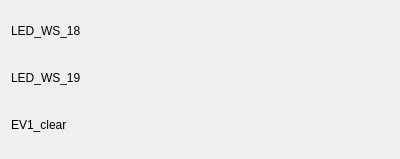
<?xml version="1.0" encoding="UTF-8"?>
<ui version="4.0">
 <class>Form</class>
 <widget class="QWidget" name="Form">
  <property name="geometry">
   <rect>
    <x>0</x>
    <y>0</y>
    <width>400</width>
    <height>159</height>
   </rect>
  </property>
  <property name="windowTitle">
   <string>Form</string>
  </property>
  <layout class="QVBoxLayout" name="verticalLayout">
   <item>
    <layout class="QHBoxLayout" name="horizontalLayout_6">
     <item>
      <widget class="QLabel" name="label_7">
       <property name="maximumSize">
        <size>
         <width>16777215</width>
         <height>20</height>
        </size>
       </property>
       <property name="text">
        <string>LED_WS_18</string>
       </property>
      </widget>
     </item>
     <item>
      <widget class="QEBitStatus" name="qebitstatus_4">
       <property name="minimumSize">
        <size>
         <width>61</width>
         <height>41</height>
        </size>
       </property>
       <property name="maximumSize">
        <size>
         <width>61</width>
         <height>41</height>
        </size>
       </property>
       <property name="numberOfBits">
        <number>1</number>
       </property>
       <property name="shape">
        <enum>QBitStatus::Circle</enum>
       </property>
       <property name="offColour">
        <color>
         <red>0</red>
         <green>70</green>
         <blue>0</blue>
        </color>
       </property>
       <property name="variable" stdset="0">
        <string>VCS:-LED-WS-$(no)</string>
       </property>
       <property name="variableSubstitutions" stdset="0">
        <string/>
       </property>
      </widget>
     </item>
    </layout>
   </item>
   <item>
    <layout class="QHBoxLayout" name="horizontalLayout_7">
     <item>
      <widget class="QLabel" name="label_8">
       <property name="maximumSize">
        <size>
         <width>16777215</width>
         <height>20</height>
        </size>
       </property>
       <property name="text">
        <string>LED_WS_19</string>
       </property>
      </widget>
     </item>
     <item>
      <widget class="QEBitStatus" name="qebitstatus_5">
       <property name="minimumSize">
        <size>
         <width>61</width>
         <height>41</height>
        </size>
       </property>
       <property name="maximumSize">
        <size>
         <width>61</width>
         <height>41</height>
        </size>
       </property>
       <property name="numberOfBits">
        <number>1</number>
       </property>
       <property name="shape">
        <enum>QBitStatus::Circle</enum>
       </property>
       <property name="offColour">
        <color>
         <red>0</red>
         <green>76</green>
         <blue>0</blue>
        </color>
       </property>
       <property name="variable" stdset="0">
        <string>VCS:LED-WS-$(no)</string>
       </property>
      </widget>
     </item>
    </layout>
   </item>
   <item>
    <layout class="QHBoxLayout" name="horizontalLayout_8">
     <item>
      <widget class="QLabel" name="label_9">
       <property name="maximumSize">
        <size>
         <width>16777215</width>
         <height>20</height>
        </size>
       </property>
       <property name="text">
        <string>EV1_clear</string>
       </property>
      </widget>
     </item>
     <item>
      <widget class="QEBitStatus" name="qebitstatus_3">
       <property name="minimumSize">
        <size>
         <width>61</width>
         <height>41</height>
        </size>
       </property>
       <property name="maximumSize">
        <size>
         <width>61</width>
         <height>41</height>
        </size>
       </property>
       <property name="numberOfBits">
        <number>1</number>
       </property>
       <property name="shape">
        <enum>QBitStatus::Circle</enum>
       </property>
       <property name="offColour">
        <color>
         <red>0</red>
         <green>77</green>
         <blue>0</blue>
        </color>
       </property>
       <property name="variable" stdset="0">
        <string>VCS:$(area)-CLEAR</string>
       </property>
      </widget>
     </item>
    </layout>
   </item>
  </layout>
 </widget>
 <customwidgets>
  <customwidget>
   <class>QEBitStatus</class>
   <extends>QBitStatus</extends>
   <header>QEBitStatus.h</header>
  </customwidget>
  <customwidget>
   <class>QBitStatus</class>
   <extends>QWidget</extends>
   <header>QBitStatus.h</header>
  </customwidget>
 </customwidgets>
 <resources/>
 <connections/>
</ui>
